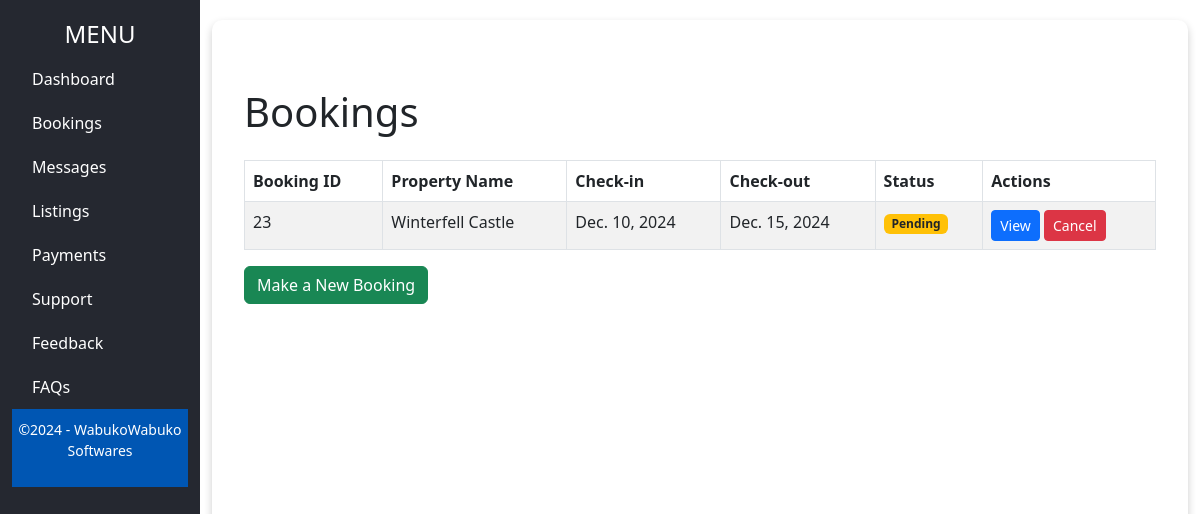
Before: /bookings/ (signed in) with the older database file.
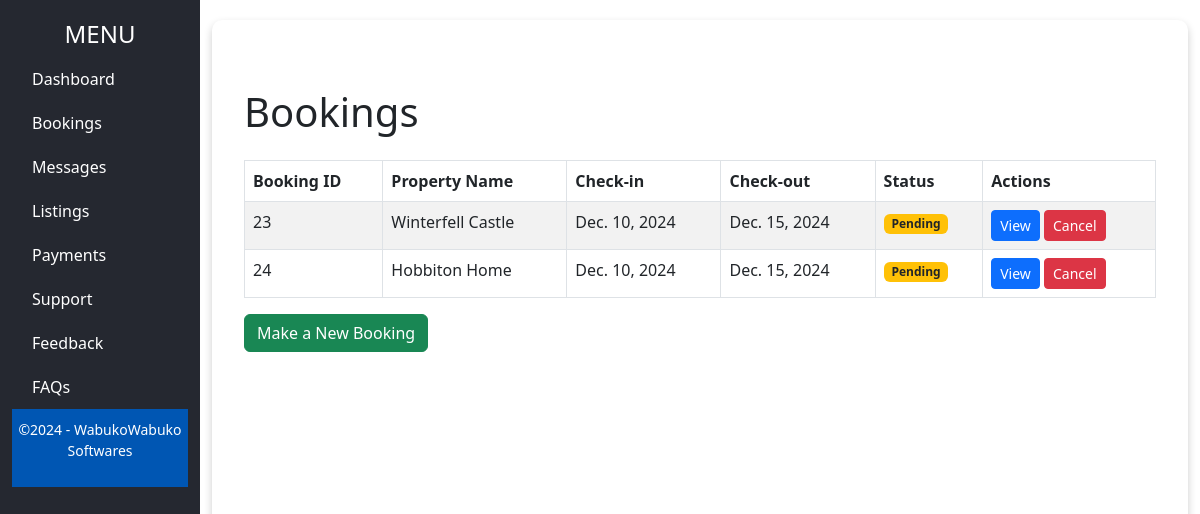
After: the same page with the newer database file.
### App/models.py (models this page shows, shortened)
class Booking(models.Model):
    listing = models.ForeignKey(Listing, on_delete=models.CASCADE, related_name='bookings')
    guest = models.ForeignKey(settings.AUTH_USER_MODEL, on_delete=models.CASCADE, related_name='bookings')
    start_date = models.DateField()
    end_date = models.DateField()
    total_price = models.DecimalField(max_digits=10, decimal_places=2)
    created_at = models.DateTimeField(auto_now_add=True)

class Listing(models.Model):
    host = models.ForeignKey(User, on_delete=models.CASCADE, related_name='listings')
    title = models.CharField(max_length=255)
    description = models.TextField()
    address = models.CharField(max_length=255)
    price_per_night = models.DecimalField(max_digits=10, decimal_places=2)
    max_guests = models.PositiveIntegerField()
    created_at = models.DateTimeField(auto_now_add=True)

### App/views.py (the view)
# urls.py: path('bookings/', views.bookings, name="bookings_page"),
@login_required
def bookings(request):
    if request.user.is_authenticated:
        bookings = Booking.objects.filter(guest=request.user.id)
    else:
        bookings = []
    context = {
        'bookings': bookings
    }
    return render(request, 'bookings.html', context)

### App/templates/bookings.html (shortened to what this page needs)
{% extends 'baseForAfterLogin.html' %}
{% block mainContent %}
    <div class="container my-5">
        <h1 class="mb-4">Bookings</h1>
        <table class="table table-bordered table-striped">
            <thead>
                <tr>
                    <th>Booking ID</th>
                    <th>Property Name</th>
                    <th>Check-in</th>
                    <th>Check-out</th>
                    <th>Status</th>
                    <th>Actions</th>
                </tr>
            </thead>
            <tbody>
                {% for booking in bookings %}
                    <tr>
                        <td>{{ booking.id }}</td>
                        <td>{{ booking.listing.title }}</td>
                        <td>{{ booking.start_date }}</td>
                        <td>{{ booking.end_date }}</td>
                        <td>
                            {% if booking.payment.status == "Completed" %}
                                <span class="badge bg-success">Confirmed</span>
                            {% else %}
                                <span class="badge bg-warning text-dark">Pending</span>
                            {% endif %}
                        </td>
                        <td>
                            <button class="btn btn-primary btn-sm" data-bs-toggle="modal" data-bs-target="#viewBookingModal{{ booking.id }}">View</button>
                            <a href="{% url 'cancel_booking' booking.id %}" class="btn btn-danger btn-sm">Cancel</a>
                        </td>
                    </tr>
                {% endfor %}
            </tbody>
        </table>
        <a href="{% url 'listings_page' %}" class="btn btn-success">Make a New Booking</a>
    </div>
{% endblock mainContent %}

### App/templates/baseForAfterLogin.html (shortened to what this page needs)
<!DOCTYPE html>
<html lang="en">
<head>
    <link href="https://cdn.jsdelivr.net/npm/bootstrap@5.3.0-alpha1/dist/css/bootstrap.min.css" rel="stylesheet">
</head>
<body>
    <div class="container-fluid">
        <div class="row">
            <div class="col-md-2 sidebar">
                <h4 class="text-center">MENU</h4>
                <nav>
                    <a href="{% url 'dashboard_page' %}">Dashboard</a>
                    <a href="{% url 'bookings_page' %}">Bookings</a>
                    <a href="{% url 'messages_page' %}">Messages</a>
                    <a href="{% url 'listings_page' %}">Listings</a>
                    <a href="{% url 'payments_page' %}">Payments</a>
                    <a href="{% url 'support_page' %}">Support</a>
                    <a href="{% url 'feedback_page' %}">Feedback</a>
                    <a href="{% url 'faq_page' %}">FAQs</a>
                </nav>
                <footer class="mt-auto">
                    <p>©2024 - WabukoWabuko Softwares</p>
                </footer>
            </div>
            <div class="col-md-10">
                <div class="content-card">
                    {% block mainContent %}
                    {% endblock mainContent %}
                </div>
            </div>
        </div>
    </div>
</body>
</html>

### App/templates/baseForAfterLogin.html (style rules this page uses)
.sidebar { height: 100vh; background-color: #252830; color: white; padding-top: 20px; }
.sidebar a { color: white; text-decoration: none; display: block; padding: 10px 20px; transition: 0.3s; }
footer { background-color: #0056b3; text-align: center; padding: 10px 0; font-size: 14px; }
.content-card { height: calc(100vh - 40px); overflow-y: auto; border-radius: 10px; box-shadow: 0 4px 8px rgba(0, 0, 0, 0.2); padding: 20px; background-color: #ffffff; margin-top: 20px; }

Changed rows visible on the page:
added Booking: id "24", listing "Hobbiton Home", start_date "Dec. 10, 2024", end_date "Dec. 15, 2024", shows "Pending"
